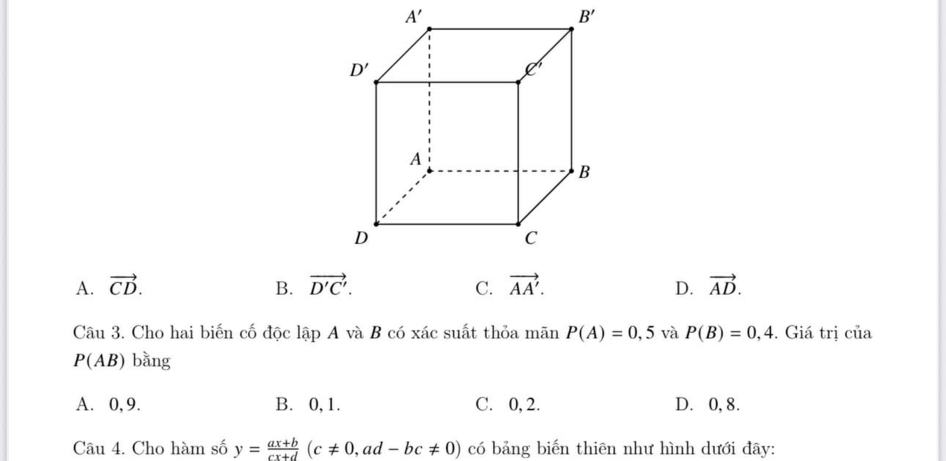
#> input picture toan2026/split/p1_2.png, 2838 x 1381 px, found by its file name (shown at 1/3 size)
$ python z3.py
#> lines starting #> are read from the running program, lines starting #| are printed output that depends on the picture

from PIL import Image
import os
sd = r"C:\Users\hoang\Desktop\quanlycantin\toan2026\split"
out = r"C:\Users\hoang\Desktop\quanlycantin\toan2026\zoom"
# narrower horizontal crops (left/right halves) to keep text large
jobs = [("p1_2.png",0.00,0.35,"c3L",0.0,0.62),("p1_3.png",0.30,0.72,"c4L",0.0,0.62),
        ("p2_1.png",0.28,0.55,"c56L",0.0,0.62),("p2_2.png",0.55,0.90,"c11L",0.0,0.62),
        ("p4_2.png",0.55,1.0,"p3q1L",0.0,0.62)]
for f,t,b,tag,x0,x1 in jobs:
    im = Image.open(os.path.join(sd,f)); w,h = im.size
#> further down, im is the input picture: PIL image 2838x1381 RGB; mean R, G, B 250.2, 250.2, 250.3
#> after `w, h = im.size`: w = 2838; h = 1381
    c = im.crop((int(w*x0),int(h*t),int(w*x1),int(h*b)))
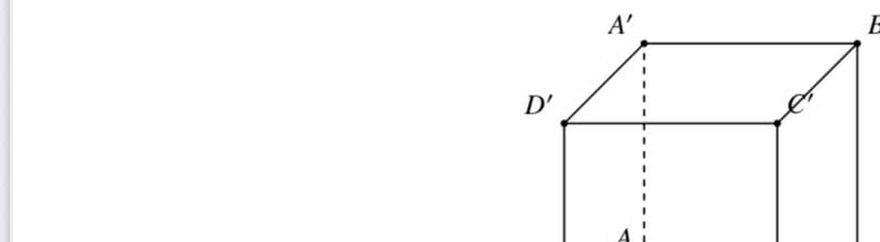
#> c: PIL image 1759x483 RGB (shown at 1/2 size); mean R, G, B 251, 251, 251.1
    sc = min(1.0, 1850/c.width)
#> sc = 1
    if sc<1.0: c = c.resize((int(c.width*sc),int(c.height*sc)), Image.LANCZOS)
    c.save(os.path.join(out,tag+".png")); print(tag, c.size)
#| c3L (1759, 483)
#> pass 2 of the loop `for f,t,b,tag,x0,x1 in jobs:`:
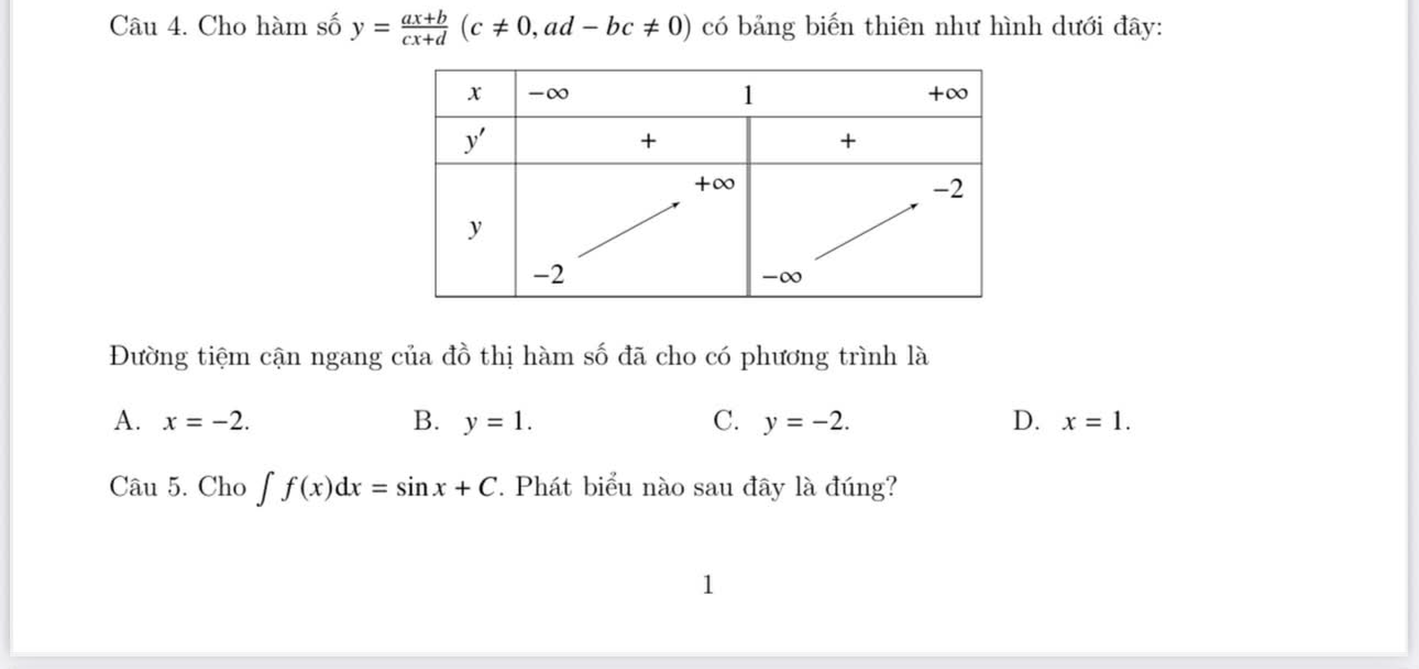
#> input picture toan2026/split/p1_3.png, 2838 x 1337 px, found by its file name (shown at 1/2 size)
#> im is the input picture: PIL image 2838x1337 RGB; mean R, G, B 249.7, 249.7, 249.8
#> `c = im.crop((int(w*x0),int(h*t),int(w*x1),int(h*b)))`:
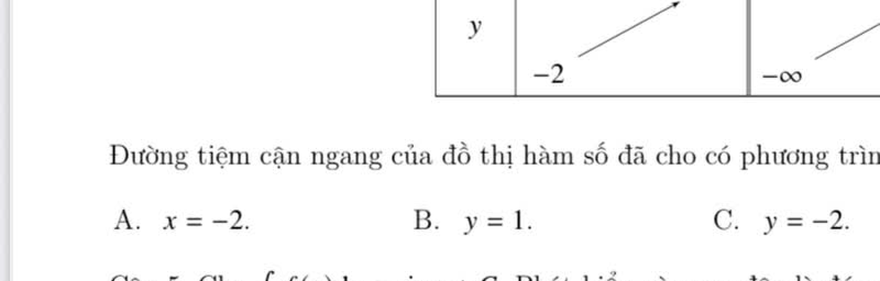
#> c: PIL image 1759x561 RGB (shown at 1/2 size); mean R, G, B 248.7, 248.7, 248.7
#| c4L (1759, 561)
#> pass 3 of the loop `for f,t,b,tag,x0,x1 in jobs:`:
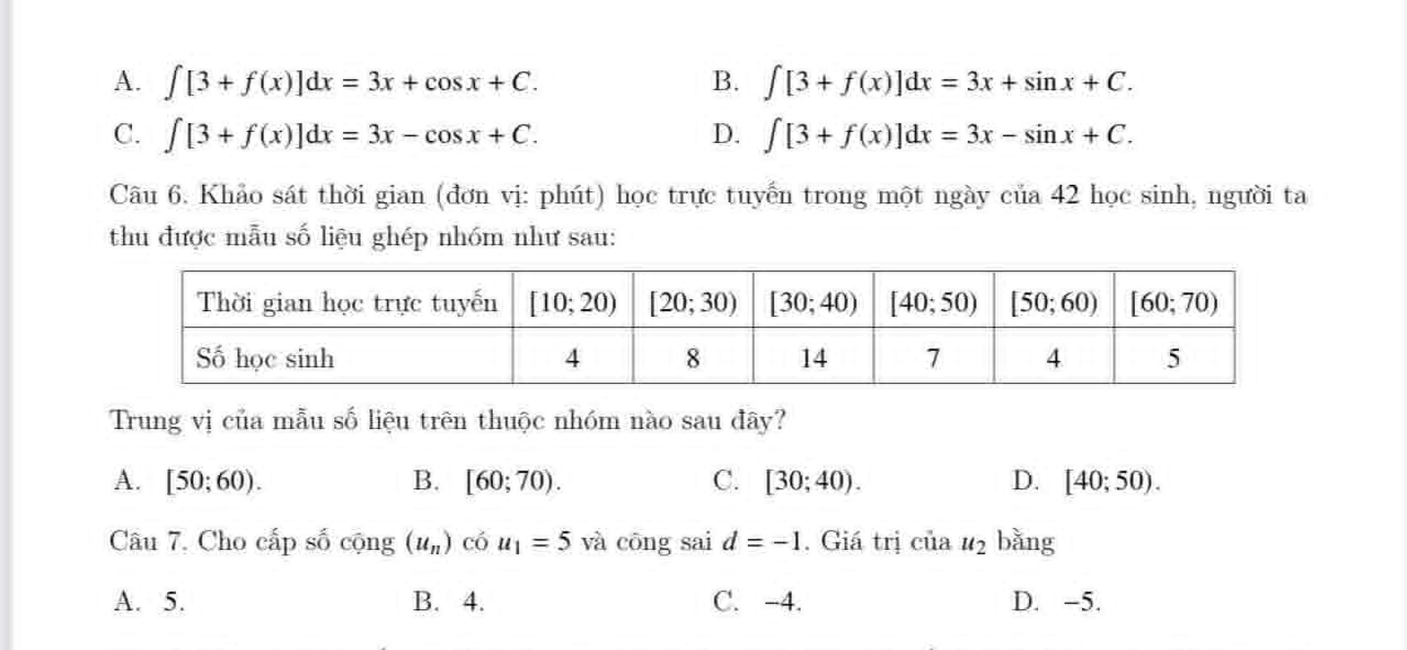
#> input picture toan2026/split/p2_1.png, 2813 x 1300 px, found by its file name (shown at 1/2 size)
#> im is the input picture: PIL image 2813x1300 RGB; mean R, G, B 245.9, 245.9, 245.9
#> `c = im.crop((int(w*x0),int(h*t),int(w*x1),int(h*b)))`:
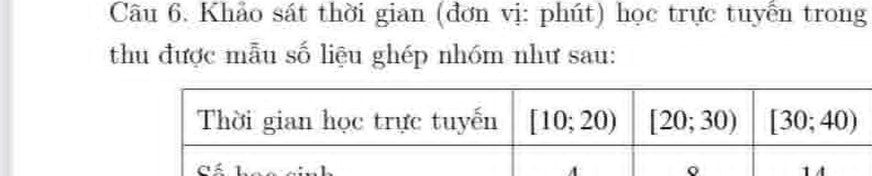
#> c: PIL image 1744x351 RGB (shown at 1/2 size); mean R, G, B 238.3, 238.3, 238.4
#| c56L (1744, 351)
#> the loop made 5 passes; the first 3 are shown
